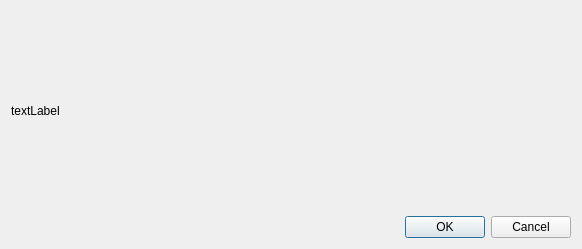
<?xml version="1.0" encoding="UTF-8"?>
<ui version="4.0">
 <class>shortMessageBoxQuestionYesNo</class>
 <widget class="QDialog" name="shortMessageBoxQuestionYesNo">
  <property name="geometry">
   <rect>
    <x>0</x>
    <y>0</y>
    <width>582</width>
    <height>249</height>
   </rect>
  </property>
  <property name="sizePolicy">
   <sizepolicy hsizetype="Expanding" vsizetype="Expanding">
    <horstretch>1</horstretch>
    <verstretch>1</verstretch>
   </sizepolicy>
  </property>
  <property name="windowTitle">
   <string>title</string>
  </property>
  <layout class="QGridLayout" name="gridLayout">
   <property name="sizeConstraint">
    <enum>QLayout::SetDefaultConstraint</enum>
   </property>
   <item row="2" column="0">
    <widget class="QLabel" name="labelMessage">
     <property name="sizePolicy">
      <sizepolicy hsizetype="Expanding" vsizetype="Expanding">
       <horstretch>0</horstretch>
       <verstretch>0</verstretch>
      </sizepolicy>
     </property>
     <property name="text">
      <string>textLabel</string>
     </property>
     <property name="alignment">
      <set>Qt::AlignLeading|Qt::AlignLeft|Qt::AlignVCenter</set>
     </property>
     <property name="wordWrap">
      <bool>true</bool>
     </property>
    </widget>
   </item>
   <item row="3" column="0">
    <widget class="QDialogButtonBox" name="buttonBox">
     <property name="standardButtons">
      <set>QDialogButtonBox::Cancel|QDialogButtonBox::Ok</set>
     </property>
    </widget>
   </item>
  </layout>
 </widget>
 <resources/>
 <connections/>
</ui>
